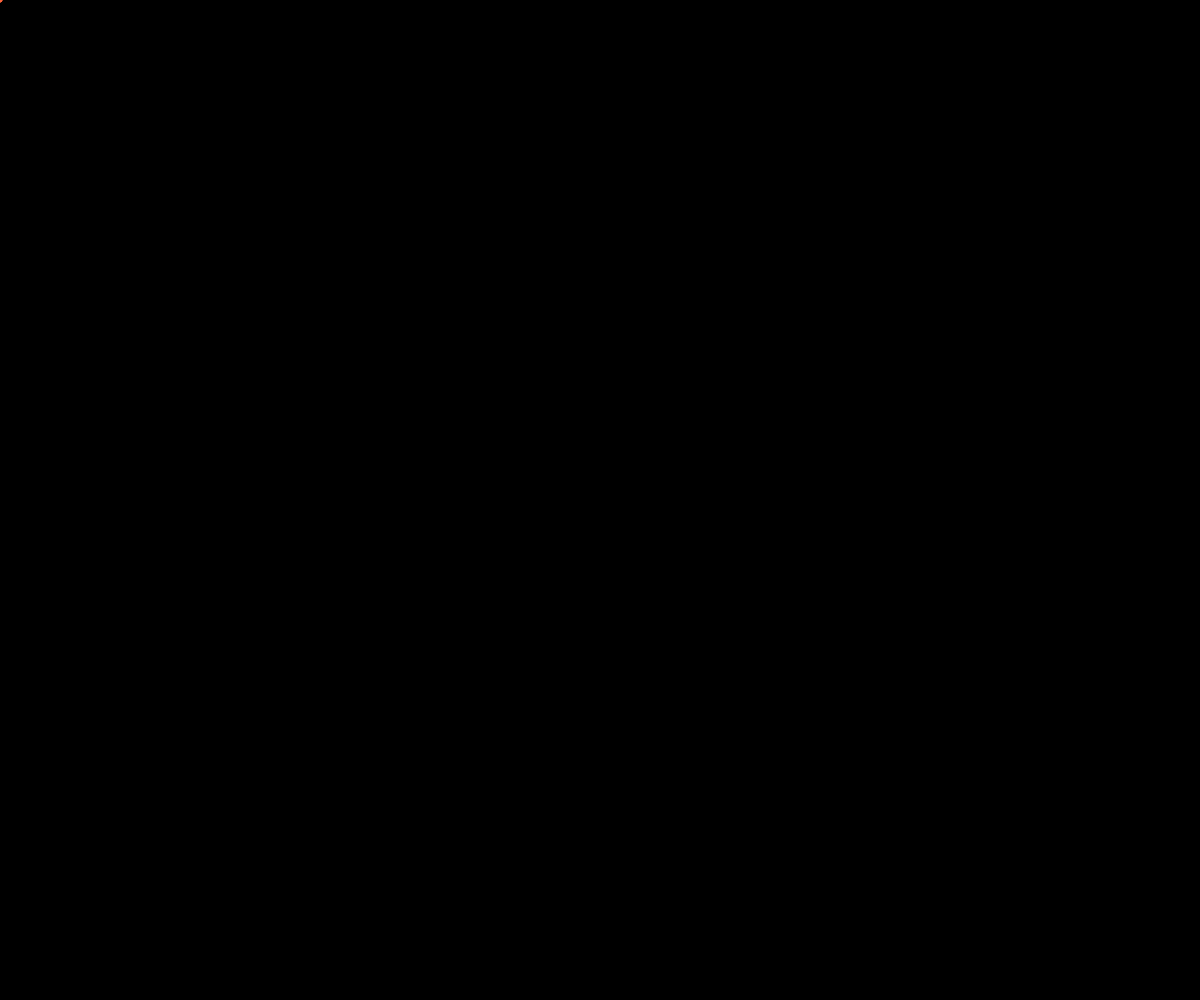
Frame 1 (no input)
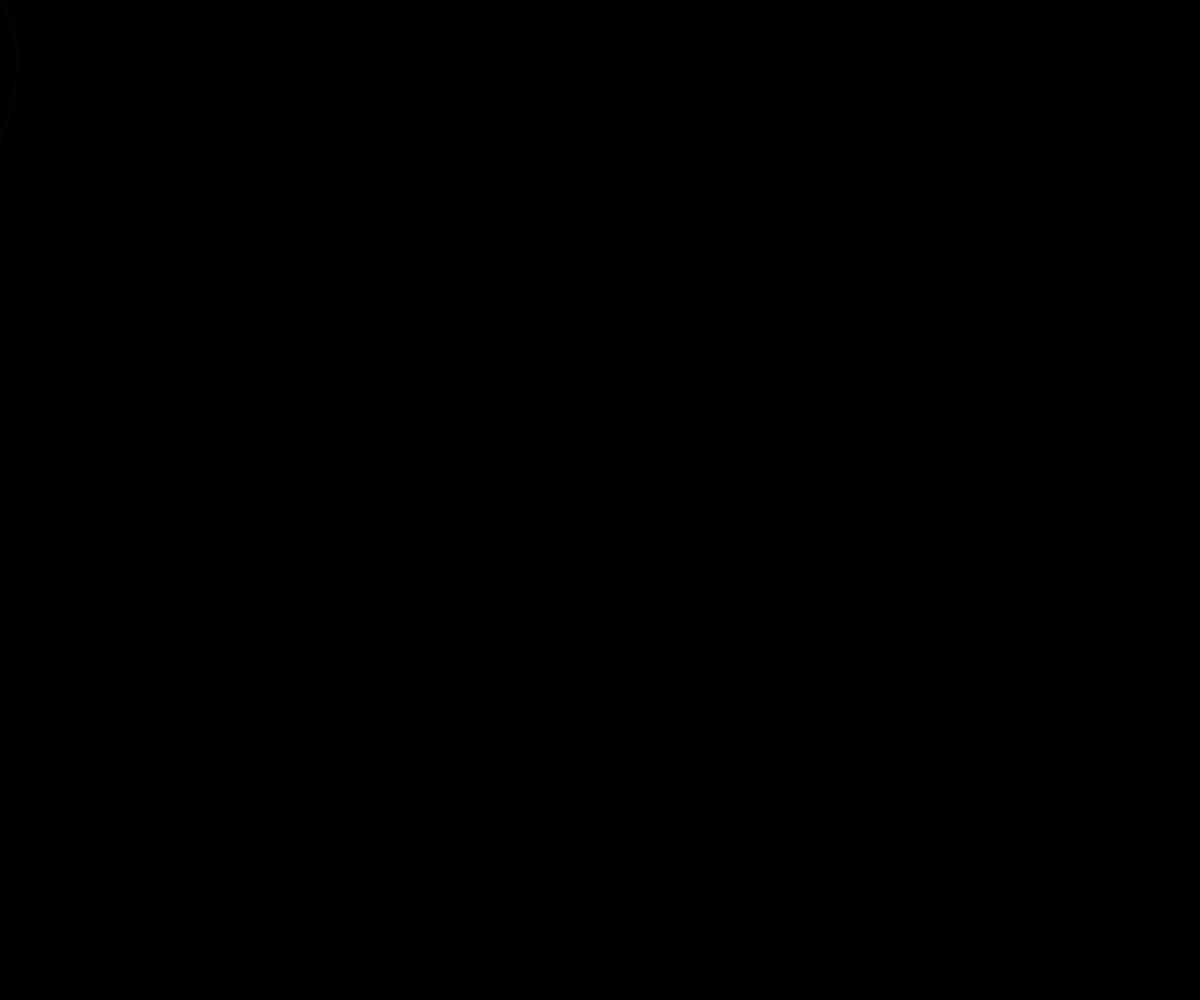
Frame 60 (no input)
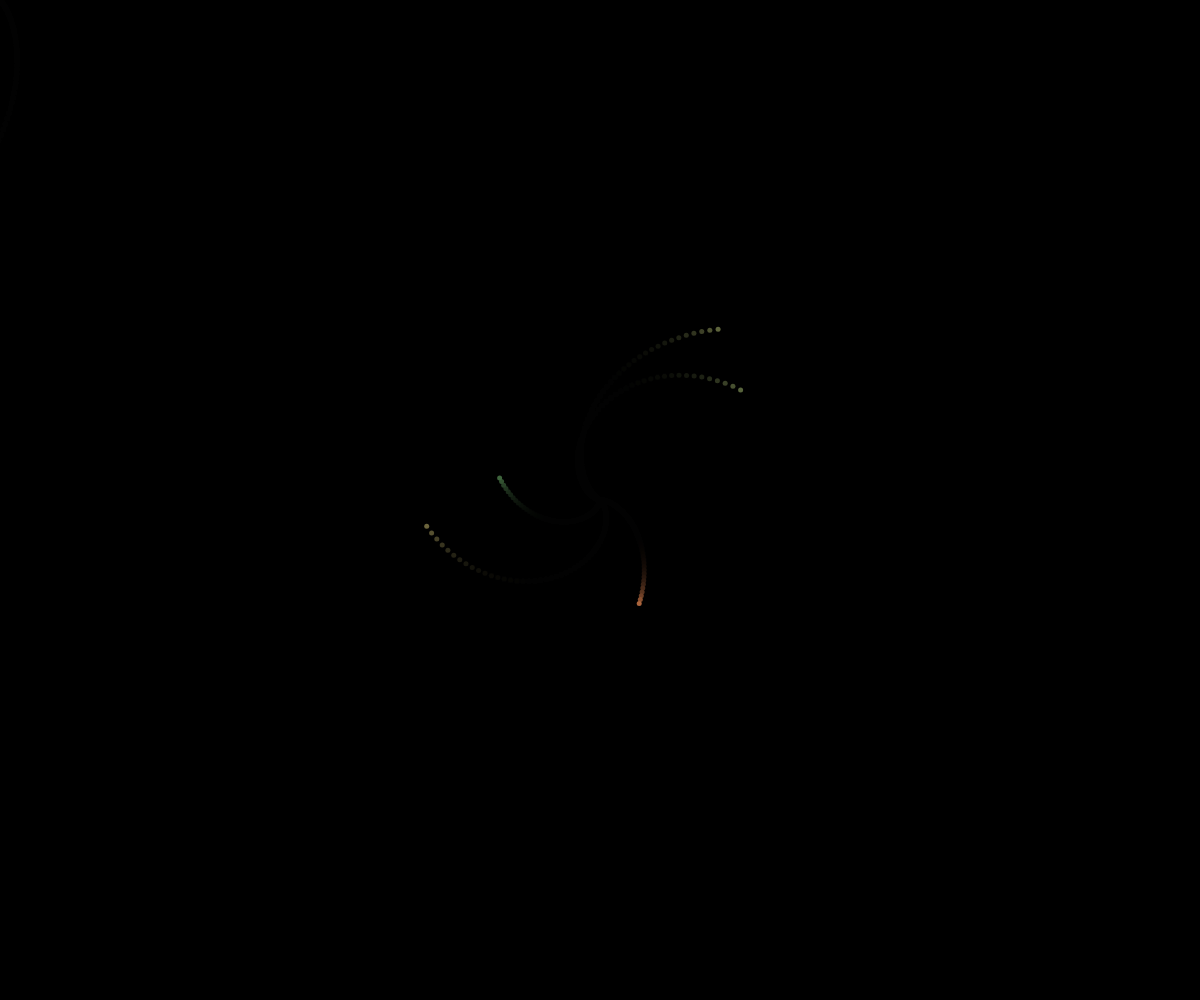
Frame 120 (the mouse pressed at the canvas centre since frame 60)

The p5.js sketch that drew these frames (run headless with seeded random() and noise() and a simulated clock; from frame 60 on, the mouse is pressed at the canvas centre):

// p5.js sketch
// ── sketch.js
function setup() {
  createCanvas(window.innerWidth, window.innerHeight);
  background(0);
}

let particles = [];

class Particle {
  constructor(x, y) {
      this.angle = Math.random() * Math.PI * 2;
      this.radius = 0;
      this.speed = Math.random() * 2 + 1;
      this.growthRate = Math.random() * 2 + 1;
      this.x = x;
      this.y = y;
      this.color = color(random(360), 100, 60);
  }

  update() {
      this.radius += this.growthRate;
      this.angle += this.speed * 0.02;
      this.x += cos(this.angle) * this.radius * 0.05;
      this.y += sin(this.angle) * this.radius * 0.05;
  }

  draw() {
      fill(this.color);
      noStroke();
      ellipse(this.x, this.y, 5, 5);
  }
}

function draw() {
  background(0, 50);

  particles.forEach((particle, index) => {
      particle.update();
      particle.draw();

      if (
          particle.x < 0 || particle.x > width ||
          particle.y < 0 || particle.y > height
      ) {
          particles.splice(index, 1);
      }
  });
}

function mouseMoved() {
  for (let i = 0; i < 5; i++) {
      particles.push(new Particle(mouseX, mouseY));
  }
}
